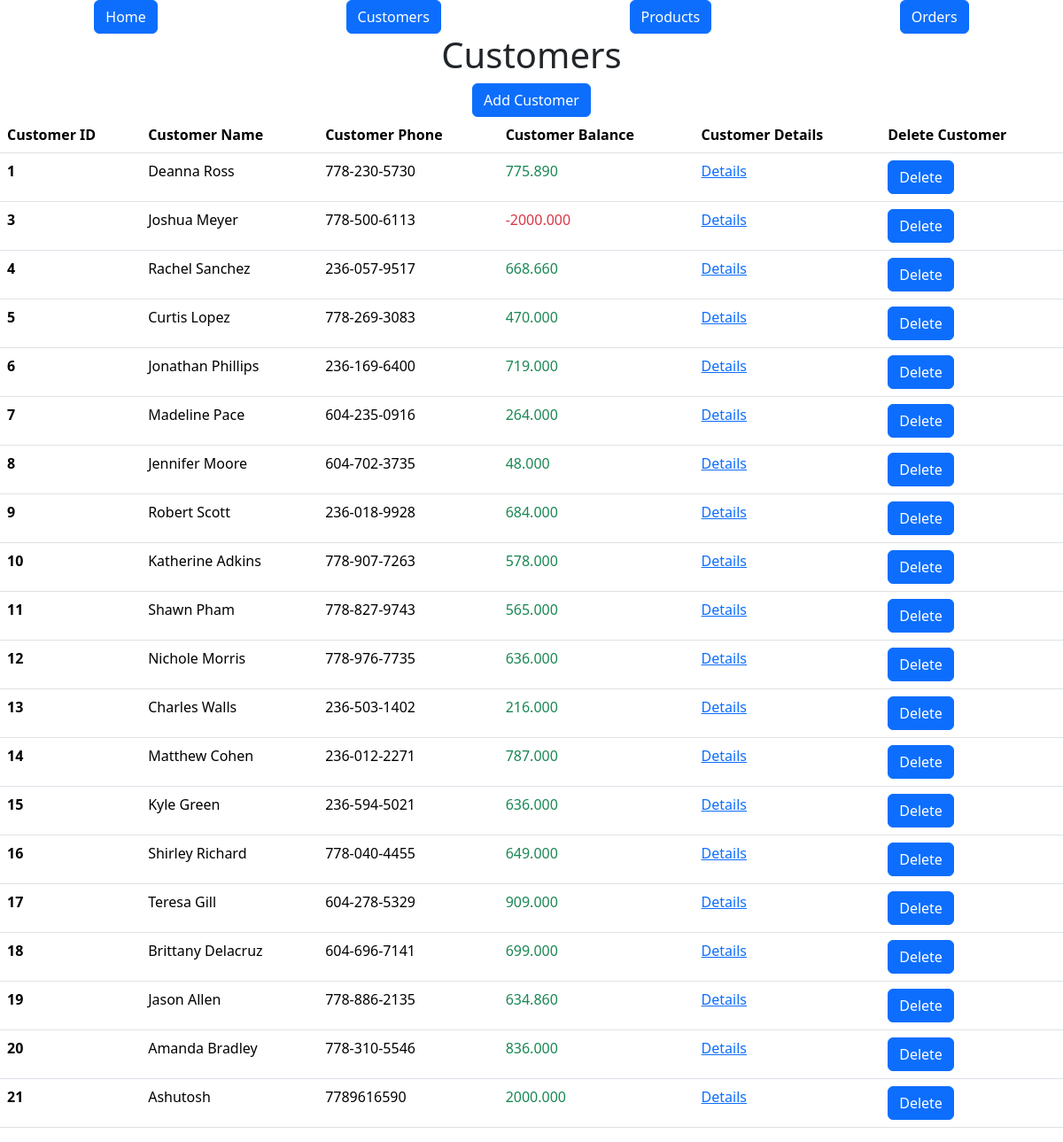
The page /customers on the database as committed earlier.
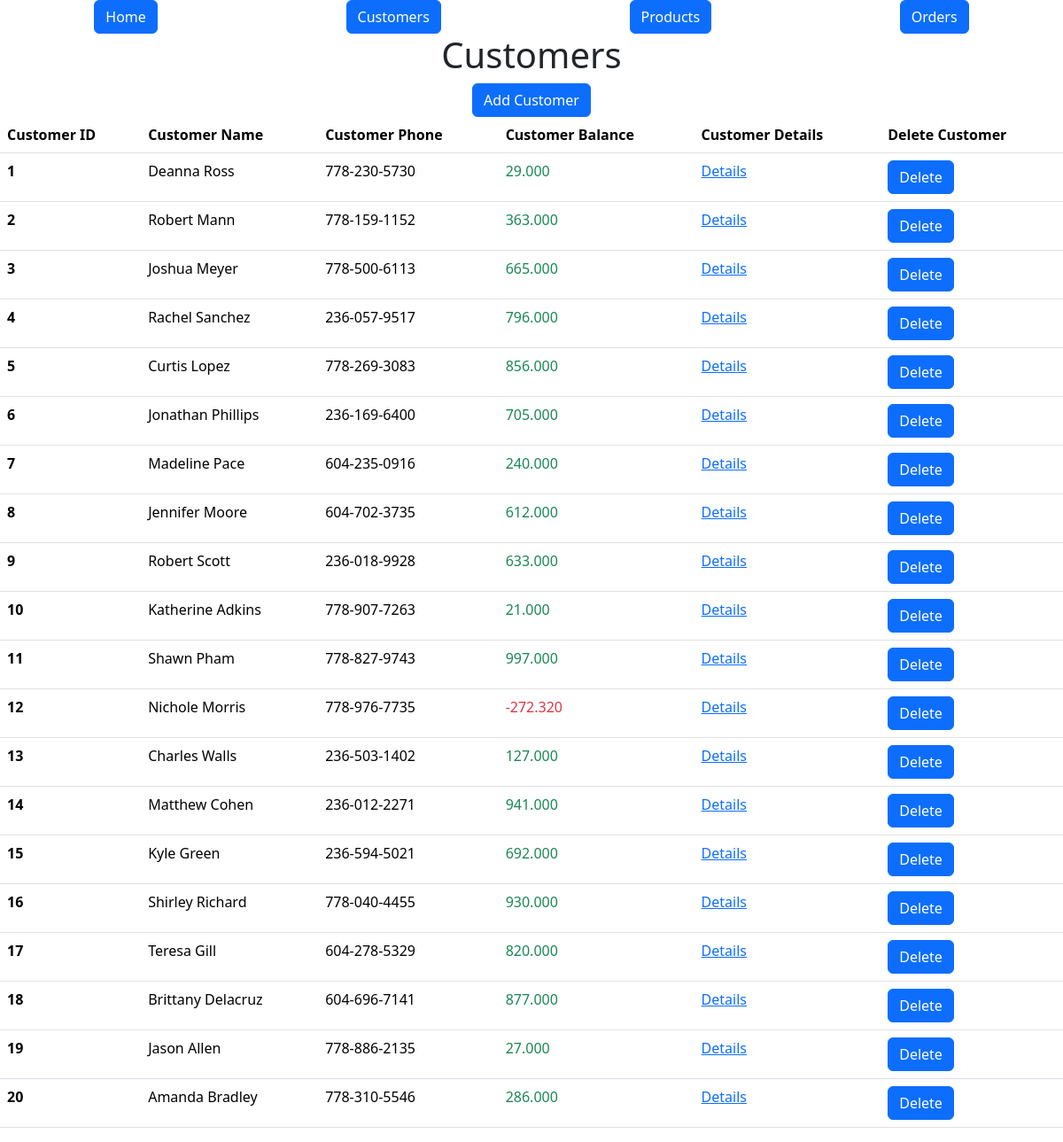
The same page on the database as committed later.
### models.py (models this page shows, shortened)
class Customer(db.Model):
    id = mapped_column(Integer, primary_key=True)
    name = mapped_column(String(200), nullable=False, unique=True)
    phone = mapped_column(String(20), nullable=False)
    balance = mapped_column(DECIMAL(10, 3), nullable=False, default=0)
    orders = relationship("Order", cascade="all, delete-orphan")

### routes/html_bp.py (the view)
@htmls_bp.route("/customers")
def customers_info():
    statement = db.select(Customer)
    records = db.session.execute(statement)
    results = records.scalars()
    return render_template("customers.html", customers=results)

### templates/customers.html (shortened to what this page needs)
{% extends "base.html" %} {% block content %}
<h1 class="d-flex justify-content-center">Customers</h1>
<div class="d-flex justify-content-center">
  <button
    type="button"
    class="btn btn-primary"
    data-bs-toggle="modal"
    data-bs-target="#exampleModalCenter"
  >
    Add Customer
  </button>
</div>
<table class="table table-hover">
  <thead>
    <tr>
      <th scope="col">Customer ID</th>
      <th scope="col">Customer Name</th>
      <th scope="col">Customer Phone</th>
      <th scope="col">Customer Balance</th>
      <th scope="col">Customer Details</th>
      <th scope="col">Delete Customer</th>
    </tr>
  </thead>
  <tbody>
    {% for customer in customers %}
    <tr>
      <th scope="row">{{ customer.id }}</th>
      <td>{{ customer.name }}</td>
      <td>{{ customer.phone }}</td>
      {% if customer.balance < 0 %}
      <td class="text-danger">{{ customer.balance }}</td>
      {% else %}
      <td class="text-success">{{ customer.balance }}</td>
      {% endif %}
      <td>
        <a href='{{url_for("html.customer_info", id=customer.id)}}'>Details</a>
      </td>
      <td>
        <form
          method="POST"
          action='{{url_for("api_customers.delete_customer_post", id=customer.id)}}'
        >
          <button type="submit" class="btn btn-primary">Delete</button>
        </form>
      </td>
    </tr>
    {% endfor %}
  </tbody>
</table>
{% endblock %}

Rows that differ between the two databases and show on the page:
removed Customer: id "21", name "Ashutosh", phone "7789616590", balance "2000.000"
changed Customer "Deanna Ross": balance "775.890" → "29.000"
added Customer: id "2", name "Robert Mann", phone "778-159-1152", balance "363.000"
changed Customer "Joshua Meyer": balance "-2000.000" → "665.000"
changed Customer "Rachel Sanchez": balance "668.660" → "796.000"
changed Customer "Curtis Lopez": balance "470.000" → "856.000"
changed Customer "Jonathan Phillips": balance "719.000" → "705.000"
changed Customer "Madeline Pace": balance "264.000" → "240.000"
changed Customer "Jennifer Moore": balance "48.000" → "612.000"
changed Customer "Robert Scott": balance "684.000" → "633.000"
changed Customer "Katherine Adkins": balance "578.000" → "21.000"
changed Customer "Shawn Pham": balance "565.000" → "997.000"
changed Customer "Nichole Morris": balance "636.000" → "-272.320"
changed Customer "Charles Walls": balance "216.000" → "127.000"
changed Customer "Matthew Cohen": balance "787.000" → "941.000"
changed Customer "Kyle Green": balance "636.000" → "692.000"
changed Customer "Shirley Richard": balance "649.000" → "930.000"
changed Customer "Teresa Gill": balance "909.000" → "820.000"
changed Customer "Brittany Delacruz": balance "699.000" → "877.000"
changed Customer "Jason Allen": balance "634.860" → "27.000"
changed Customer "Amanda Bradley": balance "836.000" → "286.000"
